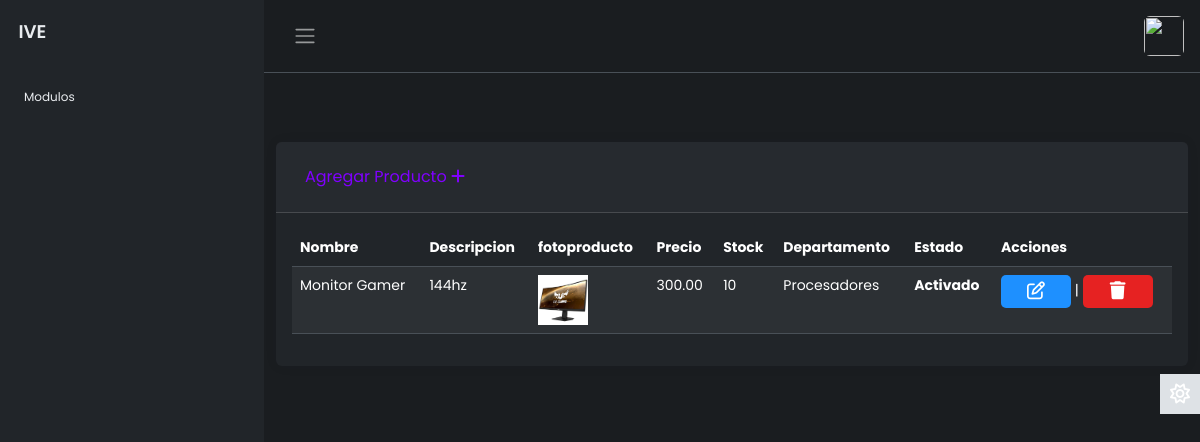
/modulos/productos/index.php (signed in), run on an earlier commit of the app's database.
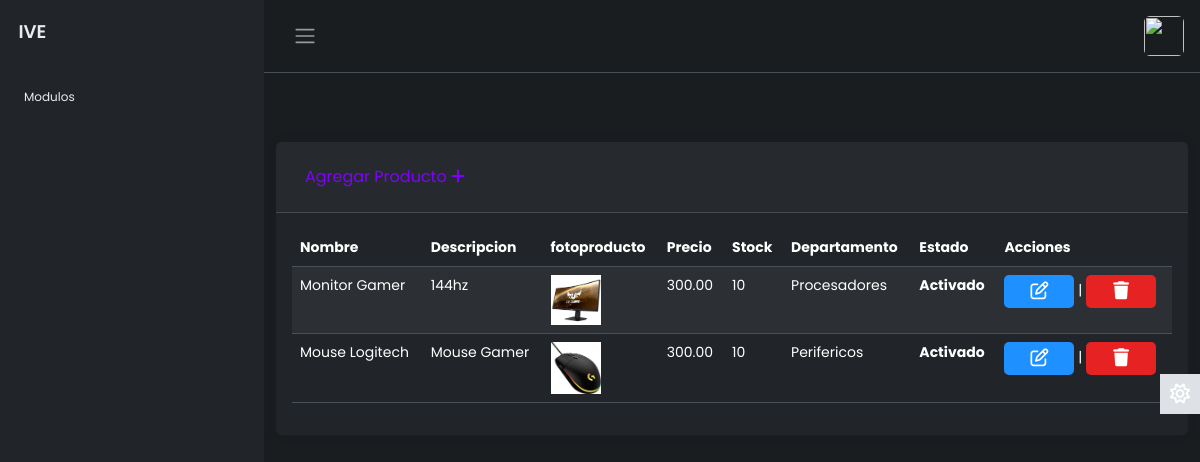
And on a later commit of the database.
### tables this page shows
CREATE TABLE `productos` (
  `IDProducto` int(11) NOT NULL,
  `Nombre` varchar(255) DEFAULT NULL,
  `Descripcion` text DEFAULT NULL,
  `precio_venta` decimal(10,2) DEFAULT NULL,
  `Stock` int(11) DEFAULT NULL,
  `lActivo` int(11) NOT NULL,
  `fotoproducto` text DEFAULT NULL,
  `precio_costo` decimal(10,2) DEFAULT NULL,
  `IDDepartamento` int(11) DEFAULT NULL
);

CREATE TABLE `departamentos` (
  `IDDepartamento` int(11) NOT NULL,
  `NombreDepartamento` varchar(100) NOT NULL,
  `lActivo` int(11) NOT NULL DEFAULT 1
);

### modulos/productos/MostrarProductos.php (the view)
<?php
require("../../config/dbcontext.php");
$sql = "SELECT
P.IDProducto,
P.Nombre,
P.Descripcion,
P.precio_venta,
P.Stock,
P.lActivo,
P.IDDepartamento,
P.fotoproducto,
D.NombreDepartamento
FROM
Productos P
INNER JOIN
Departamentos D ON P.IDDepartamento = D.IDDepartamento
WHERE
P.Descripcion <> 'BAJA';";
$result = $link->query($sql);
?>
<?php
if ($result->num_rows > 0) {
    while ($row = $result->fetch_assoc()) { ?>
        <tr>
            <td scope="row"><?php echo $row['Nombre'] ?></td>
            <td scope="row"><?php echo $row['Descripcion'] ?></td>
            <td>
                <img width="50" src="../../images/<?php echo $row['fotoproducto']?>">
            </td>
            <td><?php echo $row['precio_venta'] ?></td>
            <td><?php echo $row['Stock'] ?></td>
            <td><?php echo $row['NombreDepartamento'] ?></td>
            <th><?php echo ($row['lActivo'] == 1) ? 'Activado' : 'Desactivado'; ?></th>
            <td><a name="btnEditarProducto" id="btnEditarProducto" class="btn edit" href="EditarProducto.php?txtID=<?php echo $row['IDProducto']; ?>" role="button"><i class="fa-regular fa-pen-to-square"></i></a>
                |
                <a class="btn delete" href="../../Models/BorrarProducto.php?txtID=<?php echo $row['IDProducto']; ?>" role="button">
                    <i class="fa-solid fa-trash"></i>
                </a>
            </td>
        </tr>
<?php
    }
} else {
    echo "<tr><td colspan='8'>No se encontraron registros.</td></tr>";
} ?>

What changed in the data, as far as the page shows it:
added productos: Nombre "Mouse Logitech", Descripcion "Mouse Gamer", fotoproducto (picture), precio_venta "300.00", Stock "10", IDDepartamento.NombreDepartamento "Perifericos", lActivo "Activado"
